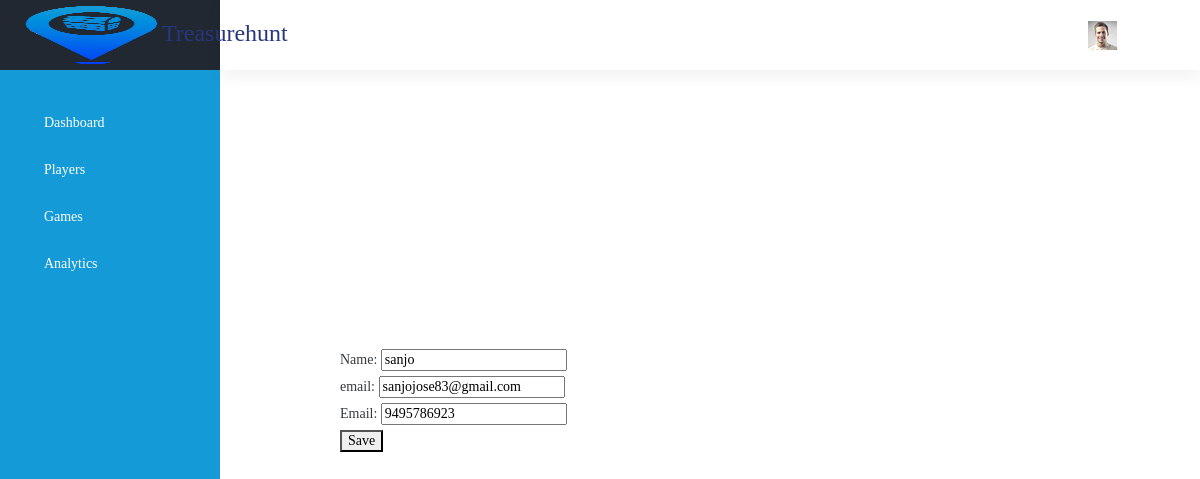
Page /edit_player/2 on the earlier database version.
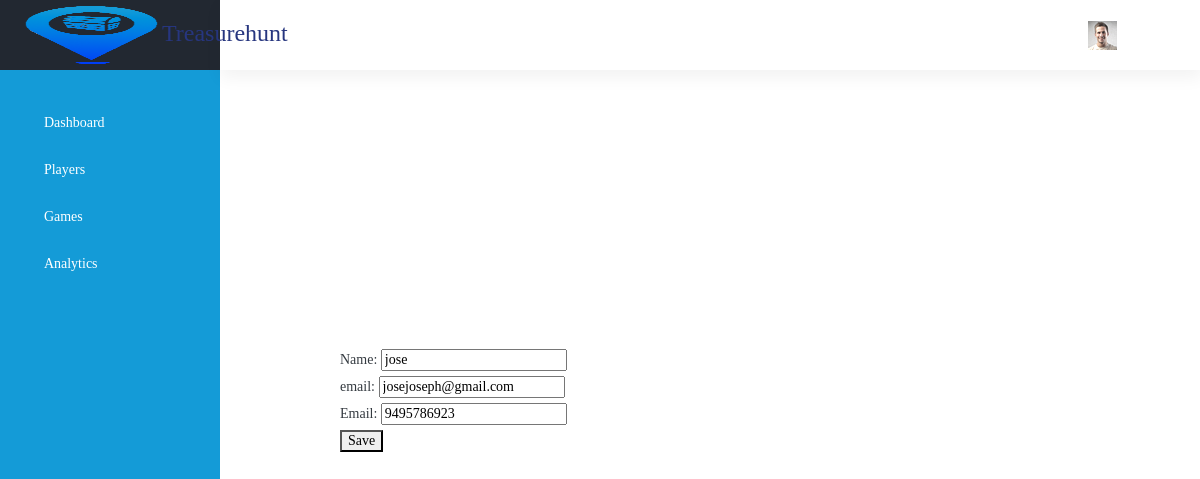
Same page on the later database version.
### app/models.py (models this page shows, shortened)
class User(models.Model):
    REGISTER_CHOICES = (
        ('1', 'Coordinator'),
        ('2', 'Player'),
    )
    uid = models.AutoField(primary_key=True)
    name = models.CharField(max_length=50)
    email = models.EmailField(unique=True)
    password = models.CharField(max_length=128)
    new_password = models.CharField(max_length=128,null=True,blank=True)
    register_as = models.IntegerField(choices=REGISTER_CHOICES, null=False, blank=False)
    game = models.ForeignKey(Game, related_name='players', on_delete=models.CASCADE, null=True, blank=True)
    phonecode = models.CharField(max_length=10)
    phone = models.CharField(max_length=20)
    token = models.CharField(max_length=64, blank=True, null=True)
    created_at = models.DateTimeField(auto_now_add=True)
    updated_at = models.DateTimeField(auto_now=True)
    deleted_at = models.BooleanField(default=False)
    last_login = models.DateTimeField(null=True, blank=True)

### app/views.py (the view)
# urls.py: path('edit_player/<int:uid>', views.edit_player, name='edit_player'),
def edit_player(request,uid):
    player = User.objects.get(uid=uid)
    form = EditplayerForm(instance=player)
    if request.method == 'POST':
        form = EditplayerForm(request.POST, instance=player)
        if form.is_valid():
            form.save()
            return redirect('player_details')
    context = {'form': form, 'player': player}
    return render(request, 'coordinator-dashboard/edit_player.html', context)

### app/forms.py
class EditplayerForm(ModelForm):
    class Meta:
        model = User
        fields = ['name', 'email', 'password']

### template/coordinator-dashboard/edit_player.html (shortened to what this page needs)
{% extends 'coordinator-dashboard/app.html' %}
{% block content %}
<div class="center">
    <div>
        <form method="POST" action="edit_player">
            <label for="name">Name:</label>
            <input type="text" id="name" name="name" value="{{ player.name }}"><br>
            <label for="email">email:</label>
            <input type="text" id="email" name="email" value="{{ player.email }}"><br>
            <label for="phone">Email:</label>
            <input type="phone" id="phone" name="phone" value="{{ player.phone }}"><br>
            <button type="submit">Save</button>
        </form>
    </div>
</div>
{% endblock %}

### template/coordinator-dashboard/app.html (shortened to what this page needs)
<!DOCTYPE html>
<html lang="en">
<head>
    {% load static %}
    <link href="{% static 'dashboard/css/materialdesignicons.min.css' %}"
          rel="stylesheet">
    <link href="{% static 'dashboard/css/vendor.bundle.base.css' %}"
          rel="stylesheet">
    <link href="{% static 'dashboard/css/style.css' %}" rel="stylesheet">
    <link href="{% static 'dashboard/css/viewport.css' %}" rel="stylesheet">
    <link rel="stylesheet"
          href="{% static 'dashboard/css/sweetalert-1.1.3.min.css' %}">
    <link rel="stylesheet"
          href="{% static 'dashboard/css/toastr.css' %}">
    <link rel="stylesheet"
          href="{% static 'dashboard/css/dataTables.bootstrap4.min.css' %}">
    <link rel="stylesheet" href="{% static 'dashboard/font/noto-sans/stylesheet.css' %}">
    <link rel="stylesheet" href="{% static 'dashboard/css/select2.min.css' %}">
    <link rel="stylesheet"
          href="{% static 'dashboard/css/font-awesome/font-awesome.min.css' %}">
</head>
<body>
<div class="container-scroller">
    <header class="">
        <nav class="navbar default-layout-navbar col-lg-12 col-12 p-0 fixed-top d-flex flex-row">
            <div class="text-left navbar-brand-wrapper d-flex align-items-center justify-content-center"><a
                    class="navbar-brand brand-logo"
                    href="#"><img
                    src="{% static 'image/logo.png' %}" alt="logo" class="ml-2 logo-img">Treasurehunt</a>
            </div>
            <div class="navbar-menu-wrapper d-flex align-items-stretch">
                <button class="navbar-toggler navbar-toggler align-self-center" type="button"
                        data-toggle="minimize"> <span
                        class="mdi mdi-menu"></span></button>
                <ul class="navbar-nav navbar-nav-right">
                    <li class="dropdown">
                        <a data-toggle="dropdown" class="dropdown-toggle" href="#">
                            <span class="avatar_login"><img alt="" src="{% static 'image/avatar1_small.png' %}"></span>
                        </a>
                    </li>
                    <li class="nav-item d-lg-block full-screen-link"><a class="nav-link"> <i class="mdi mdi-fullscreen"
                                                                                             id="fullscreen-button"></i>
                    </a></li>
                </ul>
            </div>
        </nav>
    </header>
    <div class="container-fluid page-body-wrapper">
        <aside>
            <nav class="sidebar sidebar-offcanvas" id="sidebar">
                <ul class="nav">
                    <li class=" null nav-item">
                        <a href="{% url 'coordinator_dashboard' %}"
                           class=" null nav-link">
                            <i class="fa fa-dashboard"></i>
                            <span class="pl-2 menu-title">Dashboard</span>
                        </a>
                    </li>
                    <li class=" null nav-item">
                        <a href="{% url 'player_details' %}"
                           class=" null nav-link">
                            <i class="fa fa-wheelchair"></i>
                            <span class="pl-2 menu-title">Players</span>
                        </a>
                    </li>
                    <li class=" null nav-item">
                        <a href="{% url 'coordinator_game_detail' %}"
                           class=" null nav-link">
                            <i class="fa fa-wheelchair"></i>
                            <span class="pl-2 menu-title">Games</span>
                        </a>
                    </li>
                    <li class=" null nav-item">
                        <a href="{% url 'analytics' %}"
                           class=" null nav-link">
                            <i class="fa fa-user"></i>
                            <span class="pl-2 menu-title">Analytics </span>
                        </a>
                    </li>
                </ul>
            </nav>
        </aside>
        {% block content %}{% endblock%}
        </div>
    </div>
</body>
</html>

### static/dashboard/css/viewport.css (style rules this page uses)
@media (min-width: 1200px) and (max-width: 1280px) { .navbar .navbar-brand-wrapper, .sidebar { width:220px; } }
@media (min-width: 1200px) and (max-width: 1280px) { .navbar .navbar-menu-wrapper { width: calc(100% - 220px); } }

### template/coordinator-dashboard/edit_player.html (style rules this page uses)
.center { margin: auto; width: 50%; padding: 40px; }

### template/coordinator-dashboard/app.html (style rules this page uses)
.logo-img { height: 60px; width: auto; }

Differences in the rows shown:
changed User: name "sanjo" → "jose"; email "sanjojose83@gmail.com" → "josejoseph@gmail.com"
